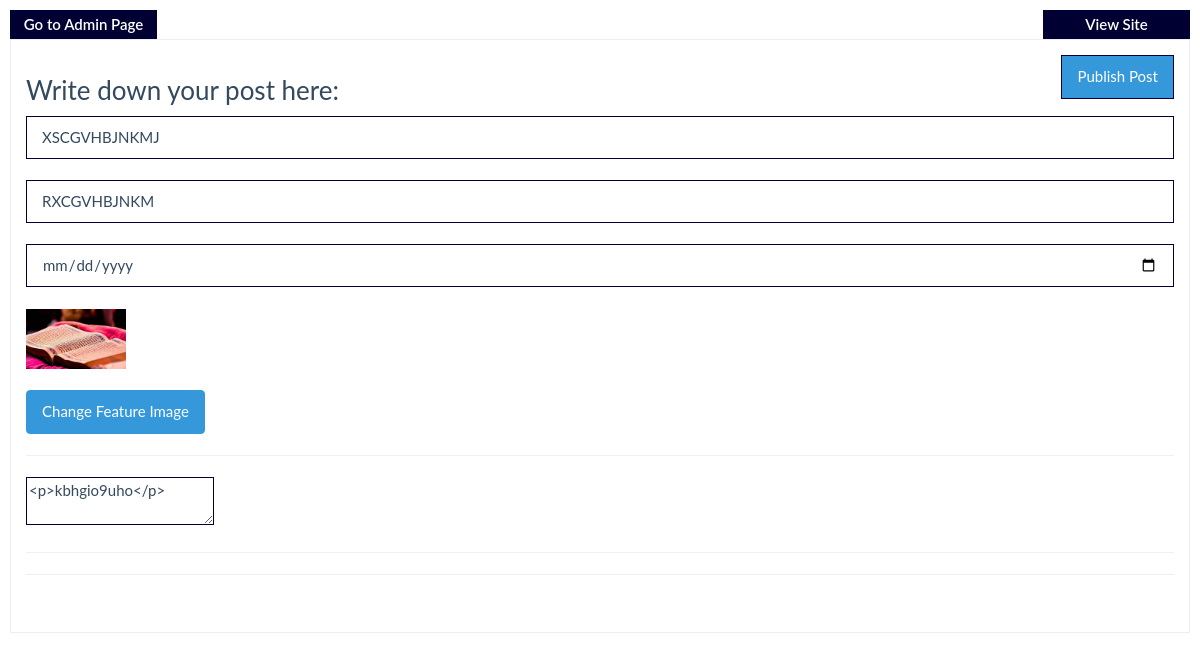
The page /admin/edit_post?edit=2 (signed in) on the database its author committed.
### tables this page shows
CREATE TABLE `gyananjan_blog` (
  `id` int(11) NOT NULL,
  `title` varchar(100) NOT NULL,
  `author` varchar(100) NOT NULL,
  `blog` longtext NOT NULL,
  `bdate` varchar(32) NOT NULL,
  `bimage` varchar(100) NOT NULL,
  `views` int(11) NOT NULL
);

### admin/edit_post.php (the view, shortened to what this page needs)
<?php
require_once('db/connect.php');
if(!isset($_GET['edit'])) {
	header('location:index');
}
else {
	$id = $_GET['edit'];
	$query="SELECT * FROM gyananjan_blog WHERE id = '$id'";
	$result = $db->query($query);
	$row=$result->fetch_array();
$title= $row['title'];
$date= $row['bdate'];
$author= $row['author'];
$imgname= $row['bimage'];
$text= $row['blog'];
}
include 'includes/meta.php';
?>
	<link href="../css/bootstrap.min.css" rel="stylesheet">
	</head>
	<body>
		<div class="nav">
			<a href="../admin"><span class="pull-left text-center">Go to Admin Page</span></a>
			<a href="../"><span class="pull-right text-center">View Site</span></a>
		</div>
		<div class="container col-md-12" style="border:1px solid #eee;padding:15px;background-color:#fff">
			<form id="blogForm">
			<h3 class="pull-left">Write down your post here:</h3> <input type="submit" id="post_blog" class="pull-right btn btn-info" value="Publish Post">
				<br>
				<input type="text" name="title" class="form-control" placeholder="Title" value="<?php echo $title;?>">
				<br>
				<input type="text" name="author" class="form-control" placeholder="Author Name" value="<?php echo $author;?>">
				<br>
				<input type="date" name="date" class="form-control" placeholder="Date of Posting" value="<?php echo $date;?>">
				<br>
				<img width="100px" height="60px" src="images/reduceSize/<?php echo $imgname; ?>">
                        <br>
                        <br>
                        <div class="btn btn-info" data-toggle="modal" data-target="#picup">Change Feature Image
                        </div>
				<hr>
				<textarea name="blog"><?php echo $text;?></textarea>
				<br>
				<hr>
			</form>
			<hr>
			<br>
		</div>
	</body>
	</html>

### admin/edit_post.php (style rules this page uses)
body { padding: 10px; }
.nav span { margin-botton: 20px; background-color: #003; border: #003 4px solid; color: white; min-width: 147px; font-weight: 600; transition: background-color 0.5s ease-in, border 0.5s; }
input,textarea { border-radius: 0!important; border:1px solid #003 !important; }

### rows shown on the page
gyananjan_blog: title "XSCGVHBJNKMJ", author "RXCGVHBJNKM", bimage (picture), blog "<p>kbhgio9uho</p>"
